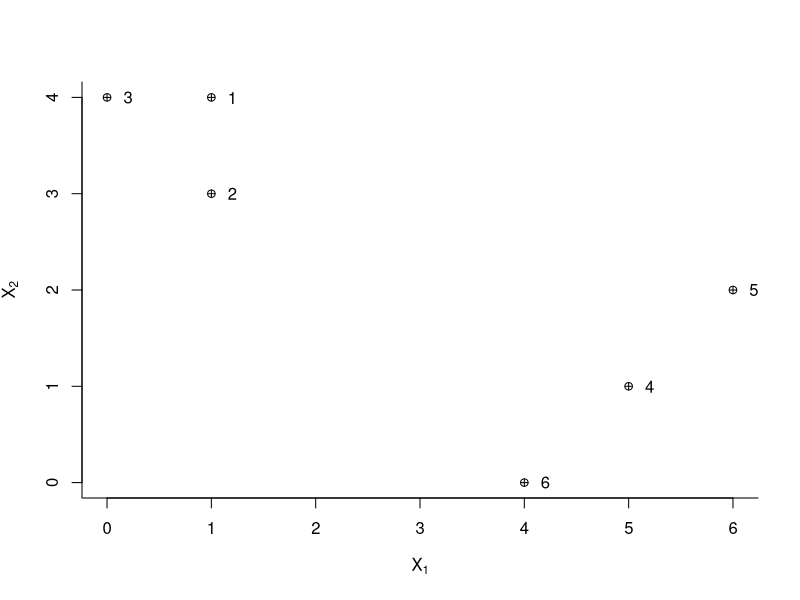
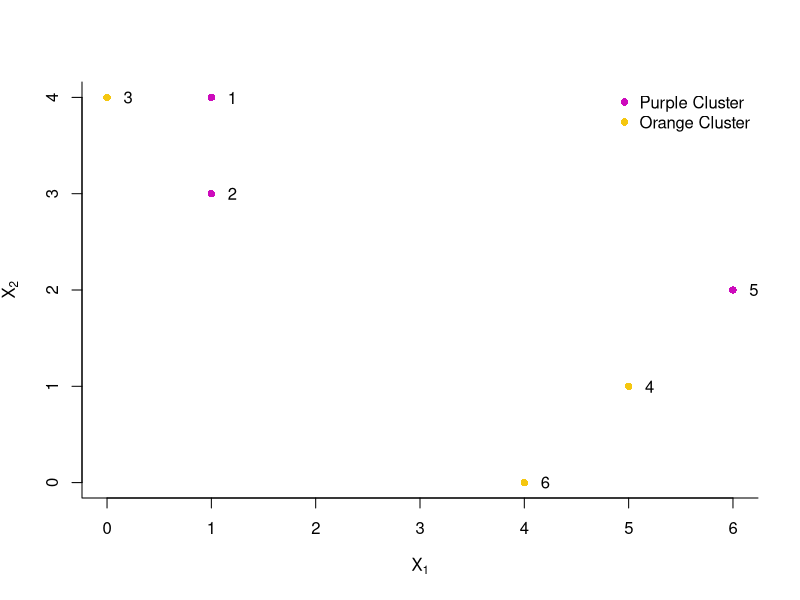
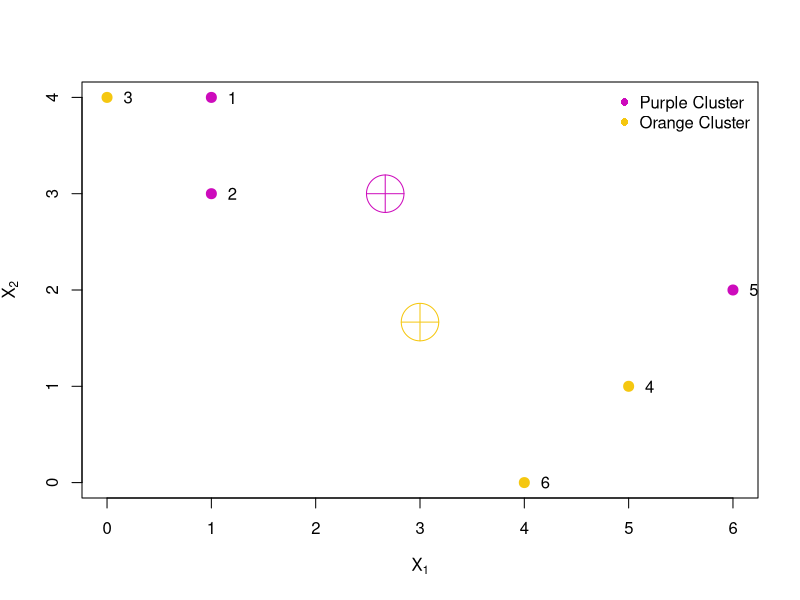
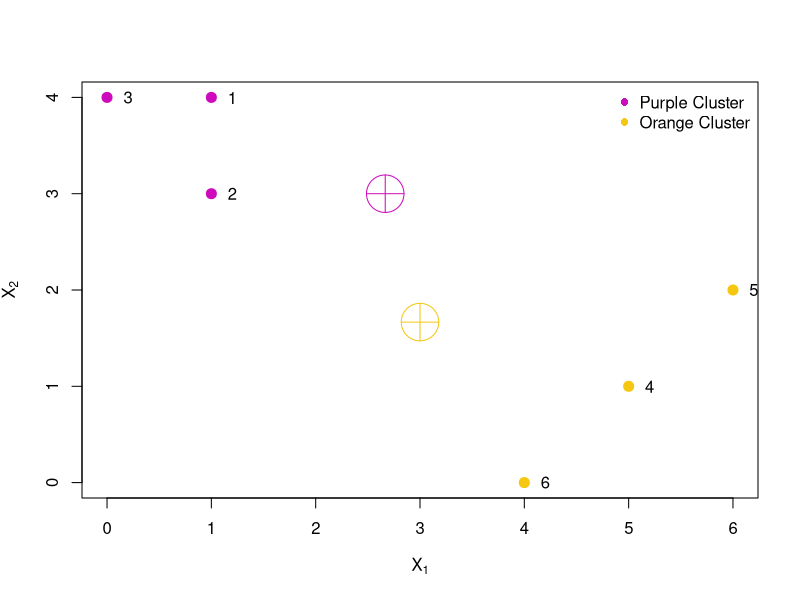
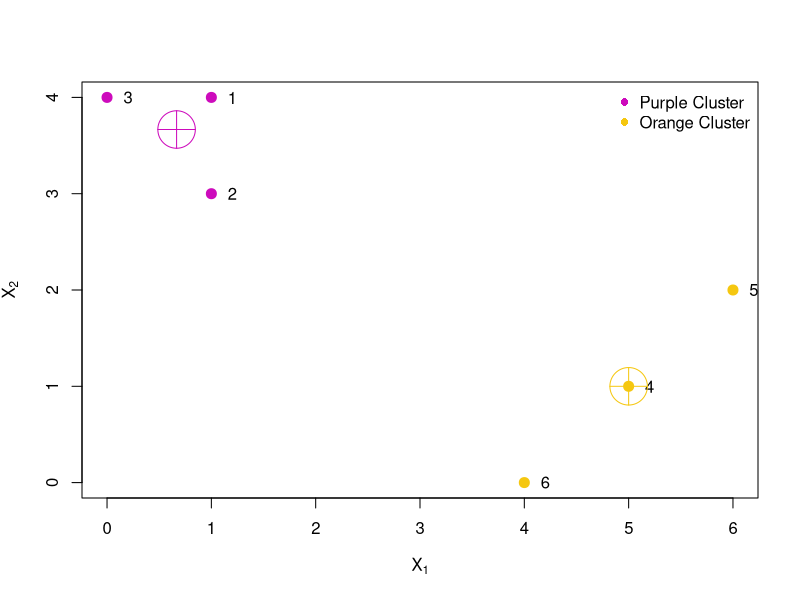
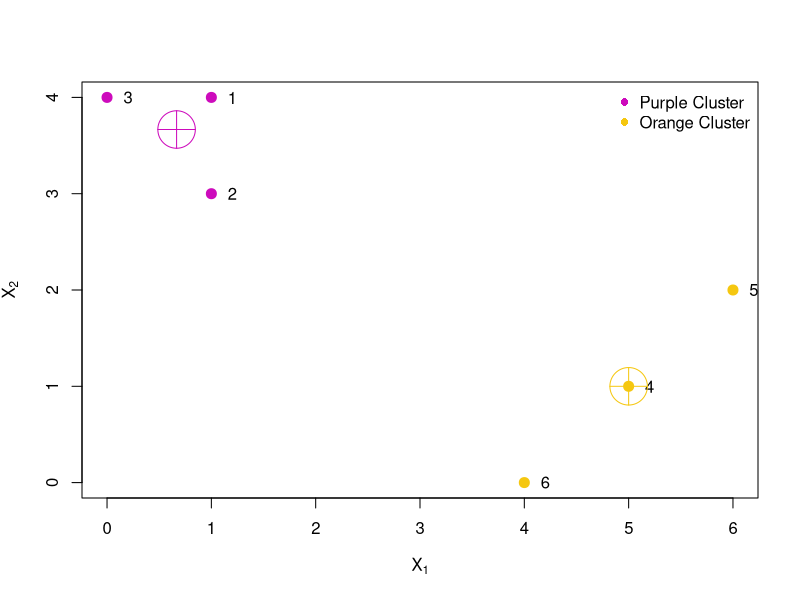

Write the R code that produced these figures, in order.
## ---- chunk 1
knitr::opts_chunk$set(echo = TRUE)
## ---- chunk 2
obs_xValues = cbind(c(1, 1, 0, 5, 6, 4), c(4, 3, 4, 1, 2, 0))
plot(obs_xValues[,1], obs_xValues[,2], xlab = expression(X[1]), ylab = expression(X[2]), pch = 10, bty = "l")
text(obs_xValues[, 1] + 0.20, obs_xValues[, 2], 1:6)
## ---- chunk 3
set.seed(15)

cluster_label = sample(2, nrow(obs_xValues), replace = TRUE)
obs_xValues = cbind(obs_xValues, cluster_label)

plot(obs_xValues[,1], obs_xValues[,2], xlab = expression(X[1]), ylab = expression(X[2]), col = (cluster_label + 5), bty = "l", pch = 16)
text(obs_xValues[,1]+0.20, obs_xValues[,2], 1:6)
legend("topright", legend = c("Purple Cluster", "Orange Cluster"), col = c(1,2) + 5, bty = "n", pch = 16)

# Purple -> 1, Orange -> 2
## ---- chunk 4
purple_centroid = colMeans(obs_xValues[obs_xValues[,3] == 1,, drop = FALSE])[1:2]
purple_centroid

orange_centroid = colMeans(obs_xValues[obs_xValues[,3] == 2,, drop = FALSE])[1:2]
orange_centroid
## ---- chunk 5
plot(obs_xValues[,1], obs_xValues[,2], col=(cluster_label + 5), pch = 20, cex = 2, xlab = expression(X[1]), ylab = expression(X[2]))
legend("topright", legend = c("Purple Cluster", "Orange Cluster"), col = c(1,2) + 5, bty = "n", pch = 16)
text(obs_xValues[,1]+0.20, obs_xValues[,2], 1:6)
points(purple_centroid[1], purple_centroid[2], col = 6, pch = 10, cex = 5)
points(orange_centroid[1], orange_centroid[2], col = 7, pch = 10, cex = 5)
## ---- chunk 6
assigned_labels = c(1, 1, 1, 2, 2, 2)
obs_xValues[, 3] = assigned_labels

plot(obs_xValues[,1], obs_xValues[,2], col=(assigned_labels + 5), pch = 20, cex = 2, xlab = expression(X[1]), ylab = expression(X[2]))
legend("topright", legend = c("Purple Cluster", "Orange Cluster"), col = c(1,2) + 5, bty = "n", pch = 16)
text(obs_xValues[,1]+0.20, obs_xValues[,2], 1:6)
points(purple_centroid[1], purple_centroid[2], col = 6, pch = 10, cex = 5)
points(orange_centroid[1], orange_centroid[2], col = 7, pch = 10, cex = 5)

## ---- chunk 7
purple_centroid = colMeans(obs_xValues[obs_xValues[,3] == 1,, drop = FALSE])[1:2]
purple_centroid

orange_centroid = colMeans(obs_xValues[obs_xValues[,3] == 2,, drop = FALSE])[1:2]
orange_centroid

assigned_labels = c(1, 1, 1, 2, 2, 2)
obs_xValues[, 3] = assigned_labels

plot(obs_xValues[,1], obs_xValues[,2], col=(assigned_labels + 5), pch = 20, cex = 2, xlab = expression(X[1]), ylab = expression(X[2]))
legend("topright", legend = c("Purple Cluster", "Orange Cluster"), col = c(1,2) + 5, bty = "n", pch = 16)
text(obs_xValues[,1]+0.20, obs_xValues[,2], 1:6)
points(purple_centroid[1], purple_centroid[2], col = 6, pch = 10, cex = 5)
points(orange_centroid[1], orange_centroid[2], col = 7, pch = 10, cex = 5)

## ---- chunk 8
plot(obs_xValues[,1], obs_xValues[,2], col=(assigned_labels + 5), pch = 20, cex = 2, xlab = expression(X[1]), ylab = expression(X[2]))
legend("topright", legend = c("Purple Cluster", "Orange Cluster"), col = c(1,2) + 5, bty = "n", pch = 16)
text(obs_xValues[,1]+0.20, obs_xValues[,2], 1:6)
points(purple_centroid[1], purple_centroid[2], col = 6, pch = 10, cex = 5)
points(orange_centroid[1], orange_centroid[2], col = 7, pch = 10, cex = 5)
